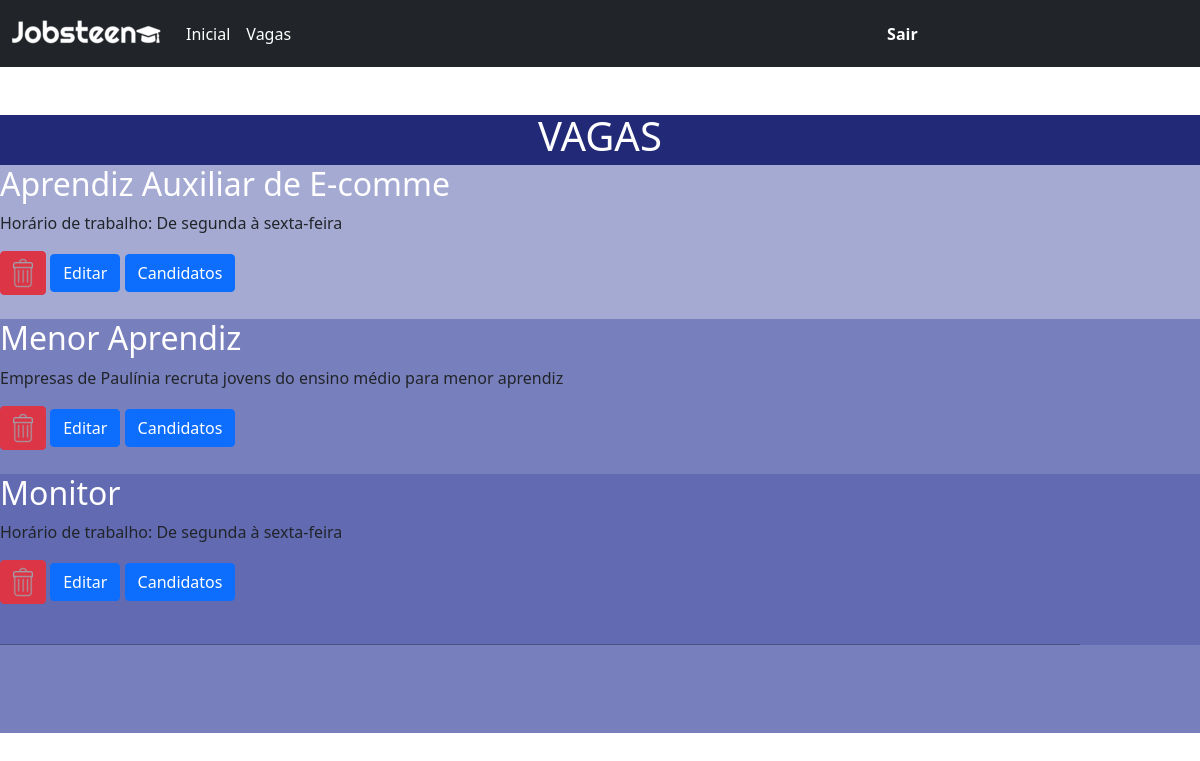
/empresa/alterar_vagas/, run on the app's committed database.
### empresa/models.py (models this page shows, shortened)
class Vagas(models.Model):
    titulo = models.CharField(max_length=30)
    descricao = models.CharField(max_length=150)
    mostrar = models.BooleanField(default=True)
    local = models.CharField(max_length=30, default='Campinas')
    requisitos = models.CharField(max_length=100)
    resposabilidades = models.CharField(max_length=100)
    beneficios = models.CharField(max_length=100)
    empresa = models.CharField(max_length=50, blank=True, default='Não preencher')

### empresa/views.py (the view)
# urls.py: path('alterar_vagas/', views.alterar_vagas, name='alterar_vagas'),
def alterar_vagas(request):
    data = {}
    data['db'] = Vagas.objects.all()
    return render(request, 'empresa/alterar_vagas.html', data)

### empresa/templates/empresa/alterar_vagas.html (shortened to what this page needs)
{% load static %}
<!DOCTYPE html>
<html>
<head>
    <link rel="stylesheet" href="{% static 'css/vaga_altera.css' %}"/>
</head>
<body>
{% include 'menu_empresa.html' %}
<br><br>
<div id="conteudo">
    <div id="conteudoContido">
        <h1>VAGAS</h1>
    </div>
    {% for dbs in db%}
    <div id="conteudoContido2">
        <div text-align="right">
            <h2><a id="SelectAltera" href="alteraVagas.html">{{dbs.titulo}}</a></h2>
            <p>{{dbs.descricao}}</p>
            <a href="/delete/{{dbs.id}}/" class="btn btn-danger btnDel">
                <img id="imgDelete" alt="imageAncora" src="{% static 'images/exclui.png' %}">
            </a>
            <a href="edit/{{dbs.id}}" class="btn btn-primary">Editar</a>
            <a href="candidato/{{dbs.id}}" class="btn btn-primary">Candidatos</a>
            <br><br>
			{% endfor%}
        </div>
        <hr style="size: 10; width:90%; color: black;">
    </div>
    <br>
</div>
<br><br>
</body>
</html>

### home/static/css/vaga_altera.css (style rules this page uses)
#conteudoContido { background-color:#222a77; width:100%; height: 50px; margin: auto; display: flex; color: white; align-items: center; justify-content: center; }
#conteudoContido2 { background-color:#222a77; background-color: rgba(76, 86, 168, 0.5); }
#imgDelete { width: 20px; height: 30px; }
#SelectAltera { text-decoration: none; color: white; }

### data on the page
Vagas: titulo "Aprendiz Auxiliar de E-comme", descricao "Horário de trabalho: De segunda à sexta-feira"
Vagas: titulo "Menor Aprendiz", descricao "Empresas de Paulínia recruta jovens do ensino médio para menor aprendiz"
Vagas: titulo "Monitor", descricao "Horário de trabalho: De segunda à sexta-feira"
